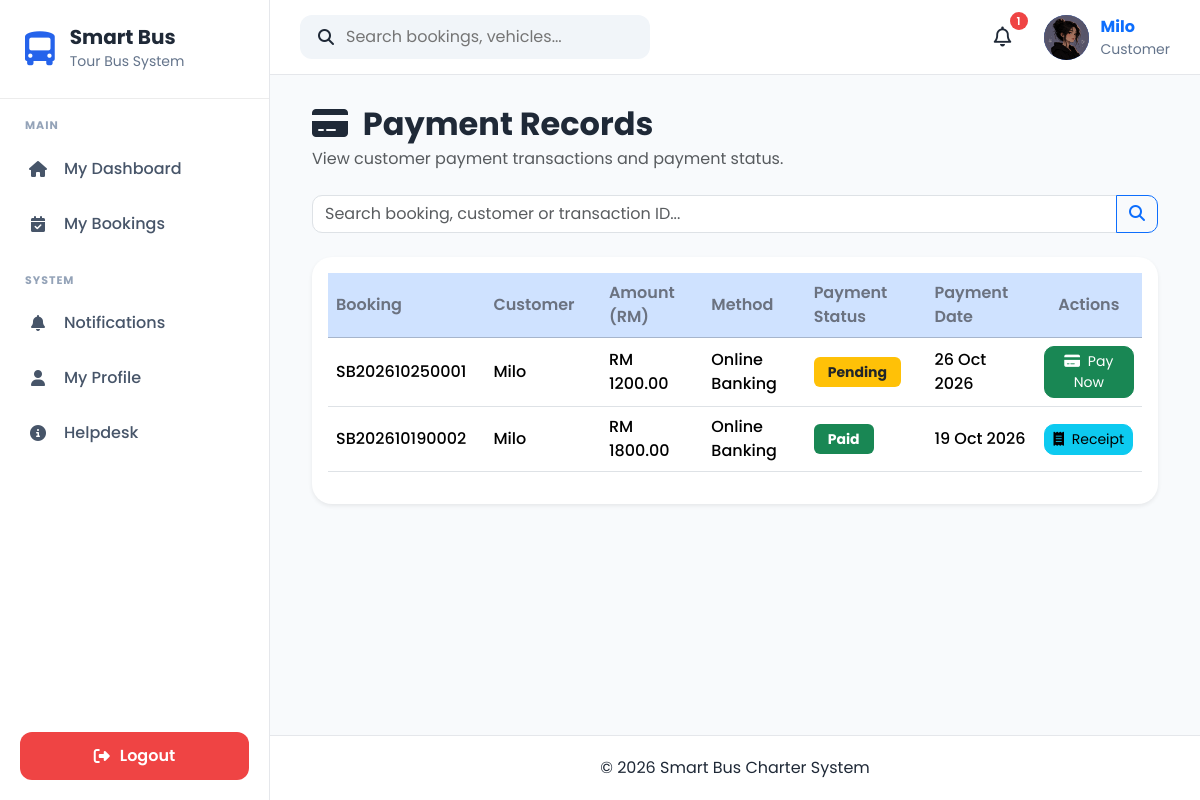
The page /payments/ (signed in) on the database its author committed.
### apps/accounts/models.py (models this page shows, shortened)
class UserProfile(models.Model):
    OWNER = "Owner"
    ADMIN = "Admin"
    DRIVER = "Driver"
    CUSTOMER = "Customer"
    ROLE_CHOICES = [
        (OWNER, "Owner"),
        (ADMIN, "Admin"),
        (DRIVER, "Driver"),
        (CUSTOMER, "Customer"),
    ]
    GENDER_CHOICES = [
        ("Male", "Male"),
        ("Female", "Female"),
        ("Other", "Other"),
    ]
    user = models.OneToOneField(
        User,
        on_delete=models.CASCADE,
        related_name="profile"
    )
    role = models.CharField(
        max_length=20,
        choices=ROLE_CHOICES,
        default=CUSTOMER
    )
    phone = models.CharField(
        max_length=20,
        blank=True
    )
    address = models.TextField(
        blank=True
    )
    city = models.CharField(
        max_length=100,
        blank=True
    )
    state = models.CharField(
        max_length=100,
        blank=True
    )
    postcode = models.CharField(
        max_length=20,
        blank=True
    )
    country = models.CharField(
        max_length=100,
        default="Malaysia"
    )
    gender = models.CharField(
        max_length=10,
        choices=GENDER_CHOICES,
        blank=True
    )
    profile_picture = models.ImageField(
        upload_to="profile_pictures/",
        blank=True,
        null=True
    )
    must_change_password = models.BooleanField(default=False)
    created_at = models.DateTimeField(
        auto_now_add=True
    )
    updated_at = models.DateTimeField(
        auto_now=True
    )

### apps/payments/models.py (models this page shows, shortened)
class Payment(models.Model):
    PAYMENT_METHOD_CHOICES = [
        ("Credit Card", "Credit Card"),
        ("Debit Card", "Debit Card"),
        ("Online Banking", "Online Banking"),
        ("E-Wallet", "E-Wallet"),
        ("Bank Transfer", "Bank Transfer"),
    ]
    PAYMENT_STATUS_CHOICES = [
        ("Pending", "Pending"),
        ("Paid", "Paid"),
        ("Failed", "Failed"),
        ("Partially Paid", "Partially Paid"),
        ("Refunded", "Refunded"),
        ("Cancelled", "Cancelled"),
    ]
    booking = models.ForeignKey(
        Booking,
        on_delete=models.CASCADE,
        related_name="payments",
    )
    amount = models.DecimalField(
        max_digits=10,
        decimal_places=2,
    )
    payment_method = models.CharField(
        max_length=30,
        choices=PAYMENT_METHOD_CHOICES,
    )
    payment_status = models.CharField(
        max_length=20,
        choices=PAYMENT_STATUS_CHOICES,
        default="Pending",
    )
    transaction_id = models.CharField(
        max_length=100,
        blank=True,
        null=True,
    )
    payment_date = models.DateField()
    remarks = models.TextField(
        blank=True,
        null=True,
    )
    created_at = models.DateTimeField(auto_now_add=True)
    updated_at = models.DateTimeField(auto_now=True)
    class Meta:
        constraints = [
            models.UniqueConstraint(
                fields=["booking"],
                condition=models.Q(payment_status="Paid"),
                name="unique_paid_payment_per_booking",
            ),
        ]

### apps/bookings/models.py (models this page shows, shortened)
class Booking(models.Model):
    STATUS_CHOICES = [
        ("Pending", "Pending"),
        ("Confirmed", "Confirmed"),
        ("Completed", "Completed"),
        ("Cancelled", "Cancelled"),
    ]
    PAYMENT_CHOICES = [
        ("Pending", "Pending"),
        ("Paid", "Paid"),
        ("Refunded", "Refunded"),
    ]
    booking_number = models.CharField(
        max_length=20,
        unique=True,
        blank=True,
    )
    customer = models.ForeignKey(
        Customer,
        on_delete=models.CASCADE,
        related_name="bookings",
    )
    vehicle = models.ForeignKey(
        Vehicle,
            on_delete=models.PROTECT,
            related_name="bookings",
            null=True,
            blank=True,
        )
    driver = models.ForeignKey(
            Driver,
            on_delete=models.PROTECT,
            related_name="bookings",
            null=True,
            blank=True,
        )
    pickup_location = models.CharField(max_length=150)
    destination = models.CharField(max_length=150)
    travel_date = models.DateField()
    departure_time = models.TimeField()
    return_date = models.DateField(
        blank=True,
        null=True,
    )
    passenger_count = models.PositiveIntegerField(
        validators=[
            MinValueValidator(1),
            MaxValueValidator(42),
        ],
        help_text="Maximum 42 passengers. Two seats are reserved for the tour guide and additional driver.",
    )
    total_price = models.DecimalField(
        max_digits=10,
        decimal_places=2,
        default=0,
    )
    booking_status = models.CharField(
        max_length=20,
        choices=STATUS_CHOICES,
        default="Pending",
    )
    payment_status = models.CharField(
        max_length=20,
        choices=PAYMENT_CHOICES,
        default="Pending",
    )
    approval_time = models.DateTimeField(
        null=True,
        blank=True,
        help_text="Date and time the booking was approved."
    )
    payment_deadline = models.DateTimeField(
        null=True,
        blank=True,
        help_text="Deadline for completing payment."
    )
    cancelled_at = models.DateTimeField(
        null=True,
        blank=True,
        help_text="Date and time the booking was cancelled.",
    )
    rejection_reason = models.TextField(
        blank=True,
        default="",
        help_text="Reason provided when the booking is rejected."
    )
    travel_reminder_sent_at = models.DateTimeField(
        null=True,
        blank=True,
        help_text="Date and time the travel details email was sent."
    )
    remarks = models.TextField(
        blank=True,
    )
    created_at = models.DateTimeField(
        default=timezone.now,
    )
    updated_at = models.DateTimeField(
        auto_now=True,
    )
    class Meta:
        ordering = ["-travel_date", "-created_at"]

### apps/customers/models.py (models this page shows, shortened)
class Customer(models.Model):
    GENDER_CHOICES = [
        ("Male", "Male"),
        ("Female", "Female"),
        ("Other", "Other"),
    ]
    first_name = models.CharField(
        max_length=100
    )
    last_name = models.CharField(
        max_length=100
    )
    email = models.EmailField(
        blank=True
    )
    phone = models.CharField(
        max_length=20,
        unique=True,
        null=True,
        blank=True
    )
    address = models.TextField()
    city = models.CharField(
        max_length=100
    )
    state = models.CharField(
        max_length=100
    )
    postcode = models.CharField(
        max_length=10
    )
    gender = models.CharField(
        max_length=10,
        choices=GENDER_CHOICES
    )
    profile_picture = models.ImageField(
        upload_to="customers/",
        blank=True,
        null=True
    )
    user = models.OneToOneField(
        settings.AUTH_USER_MODEL,
        on_delete=models.SET_NULL,
        null=True,
        blank=True,
        related_name="customer_record",
    )
    created_at = models.DateTimeField(
        auto_now_add=True
    )
    updated_at = models.DateTimeField(
        auto_now=True
    )

### apps/payments/views.py (the view, shortened to what this page needs)
@role_required(["Owner", "Admin", "Customer"])
def payment_list(request):
    role = request.user.profile.role
    payments = Payment.objects.select_related(
        "booking",
        "booking__customer",
    ).order_by("-payment_date")
    if role == "Customer":
        customer = get_customer_for_user(request.user)
        if not customer:
            payments = payments.none()
        else:
            payments = payments.filter(booking__customer=customer)
    elif role not in ["Owner", "Admin"]:
        messages.error(request, "You do not have permission to view payments.")
        return redirect("dashboard")
    search = request.GET.get("search", "").strip()
    paginator = Paginator(payments, 10)
    page_obj = paginator.get_page(request.GET.get("page"))
    return render(
        request,
        "payments/payment_list.html",
        {
            "page_obj": page_obj,
            "payments": page_obj,
            "search": search,
            "is_paginated": page_obj.has_other_pages(),
            "role": role,
        },
    )

### templates/payments/payment_list.html (shortened to what this page needs)
{% extends "crud/base_list.html" %}
{% block header_title %}
<i class="fas fa-credit-card me-2"></i>
Payment Records
{% endblock %}
{% block header_subtitle %}
View customer payment transactions and payment status.
{% endblock %}
{% block search %}
<form method="GET" class="mb-4">
    <div class="input-group">
        <input
            type="text"
            name="search"
            value="{{ search }}"
            class="form-control"
            placeholder="Search booking, customer or transaction ID..."
        >
        <button class="btn btn-outline-primary" type="submit">
            <i class="fas fa-search"></i>
        </button>
    </div>
</form>
{% endblock %}
{% block table %}
<div class="table-responsive">
    <table class="table table-hover align-middle">
        <thead class="table-primary">
            <tr>
                <th>Booking</th>
                <th>Customer</th>
                <th>Amount (RM)</th>
                <th>Method</th>
                <th>Payment Status</th>
                <th>Payment Date</th>
                <th class="text-center">Actions</th>
            </tr>
        </thead>
        <tbody>
        {% for payment in payments %}
            <tr>
                <td>{{ payment.booking.booking_number }}</td>
                <td>
                    {{ payment.booking.customer.first_name }}
                </td>
                <td>RM {{ payment.amount|floatformat:2 }}</td>
                <td>{{ payment.payment_method }}</td>
                <td>
                    {% if payment.payment_status == "Paid" %}
                        <span class="badge bg-success">Paid</span>
                    {% elif payment.payment_status == "Partially Paid" %}
                        <span class="badge bg-info text-dark">Partially Paid</span>
                    {% elif payment.payment_status == "Pending" %}
                        <span class="badge bg-warning text-dark">Pending</span>
                    {% elif payment.payment_status == "Refunded" %}
                        <span class="badge bg-secondary">Refunded</span>
                    {% elif payment.payment_status == "Cancelled" %}
                        <span class="badge bg-danger">Cancelled</span>
                    {% endif %}
                </td>
                <td>{{ payment.payment_date|date:"d M Y" }}</td>
                <td class="text-center">
                    {% if role == "Customer" %}
                        {% if payment.payment_status == "Paid" %}
                            <a
                                href="{% url 'payments:payment_receipt' payment.pk %}"
                                class="btn btn-info btn-sm"
                            >
                                <i class="fas fa-receipt me-1"></i> Receipt
                            </a>
                        {% elif payment.booking.booking_status == "Confirmed" and payment.payment_status == "Pending" %}
                            <a
                                href="{% url 'payments:payment_create' %}?booking={{ payment.booking.pk }}"
                                class="btn btn-success btn-sm"
                            >
                                <i class="fas fa-credit-card me-1"></i> Pay Now
                            </a>
                        {% else %}
                            <span class="text-muted">No action available</span>
                        {% endif %}
                    {% endif %}
                </td>
            </tr>
        {% endfor %}
        </tbody>
    </table>
</div>
{% endblock %}

### templates/components/navbar.html (shortened to what this page needs)
{% load static %}
<nav class="navbar-custom">
    <div class="navbar-left">
        <div class="search-box">
            <i class="fa-solid fa-magnifying-glass"></i>
            <input
                type="text"
                placeholder="Search bookings, vehicles..."
            >
        </div>
    </div>
    <div class="navbar-right">
            <div class="notification-icon">
                <button
                    class="notification-btn"
                    id = "notificationBtn">
                    <i class="fa-regular fa-bell"></i>
                    <span
                        class="notification-count"
                        id="notificationCount"
                         {% if unread_notifications == 0 %}style="display:none;"{% endif %}>
                        {{ unread_notifications }}
                    </span>
                </button>
            </div>
        <a href="{% url 'accounts:profile' %}" class="profile-link">
            <div class="profile-menu">
                {% if request.user.profile.profile_picture %}
                    <img
                        src="{{ request.user.profile.profile_picture.url }}"
                        alt="Profile Picture"
                        class="profile-avatar profile-image"
                    >
                {% else %}
                    <div class="profile-avatar">
                        {{ request.user.username|first|upper }}
                    </div>
                {% endif %}
                <div class="profile-info">
                    <strong>{{ request.user.username }}</strong>
                    <small>
                        {{ request.user.profile.role|default:"User" }}
                    </small>
                </div>
            </div>
        </a>
    </div>
</nav>

### rows shown on the page
Payment: booking.booking_number "SB202610250001", booking.customer.first_name "Milo", amount "1200.00", payment_method "Online Banking", payment_status "Pending", payment_date "26 Oct 2026"
Payment: booking.booking_number "SB202610190002", booking.customer.first_name "Milo", amount "1800.00", payment_method "Online Banking", payment_status "Paid", payment_date "19 Oct 2026"

### other values the page prints
{{ unread_notifications }} "1"
{{ request.user.username }} "Milo"
{{ request.user.profile.role|default:"User" }} "Customer"
